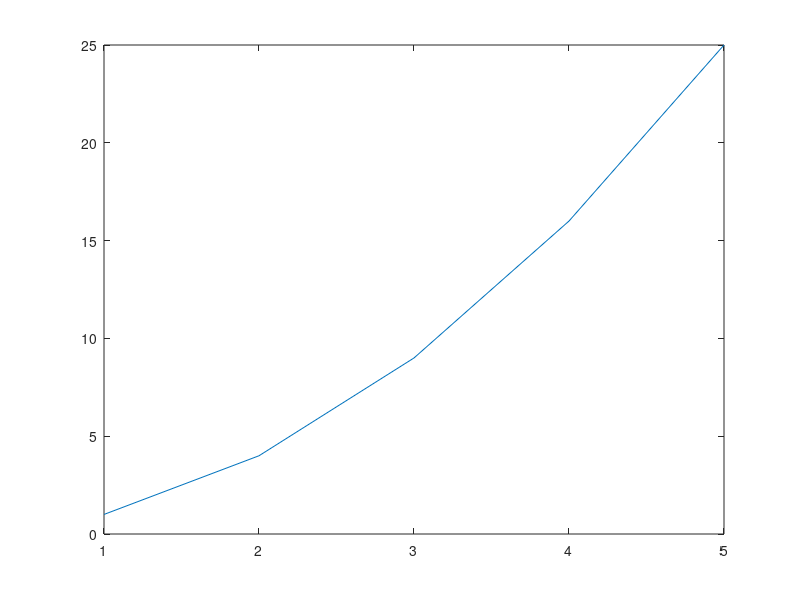

Write the MATLAB code that produced this figure. (Note: this script raises an error after producing the figure.)
% A test script for labeling axes with units.
%   <a href="matlab:runtests('testScript_plotAxesUnits')">run tests</a>

% Set up by clearing class
clear all
close all
a = 1:5;
b = a.^2;

%% overriding with new plots
figure('Name','hold off');hold off;clf('reset')
plot(a,b)

% Replace normal with units
plot(a*u.lb,b);

% Replace units with normal
plot(b,a)

% Replace units with different units
plot(a*u.hp,b*u.kW)

plot(a*u.K,b)


%% polar, polarplot (TODO)
% fig polars -reset
% clf
% t = 0 : .01 : 2*pi;
% polarplot(t, sin(2*t).*cos(2*t)*u.smoot, '--r');

%% Multiplots
figure('Name','multiplotOneCall');clf('reset')

% Incompatible units.
ME = shoulderror('DimVar:incompatibleUnits','plot',a*u.lb,b,a*u.kgf,sqrt(b));
clf

h = plot(a*u.lb,b,a*u.kg,sqrt(b));
xd = {h.XData};
assert(isequal(h(1).XData,a)) % lb should dominate
assert(isequal(h(2).XData,a*u.kg/u.lb)) % should be converted to lb
assert(~isequal(xd{:})) % Should have different scales.

%% Plotting into existing held axes
figure('Name','holding');clf('reset')

clf
plot(a,b)
hold on

% Replace normal with units - I wish this would error, and maybe it's possible
% to know that there exists data in the axes and not just a blank canvas
plot(a*u.lb,b);

% Replace units with normal - I wish this would error, but likely impossible
% since it won't call overloaded method
plot(b,a)

% Replace units with different units
shouldalert('plot',a*u.hp,b*u.kW)
shouldalert('plot',a*u.K,b)

%% yyaxis
figure('Name','yyaxis');clf('reset')
yyaxis right
plot(a*u.lb,b*u.K);
yyaxis left
plot(a*u.lb,b*u.N);
hold on
shouldalert('plot',a*u.kg,b*u.N/exp(1)) % Changing x units
yyaxis right
hold on
shouldalert('plot',a*u.kg,b*u.W) % Changing y units
